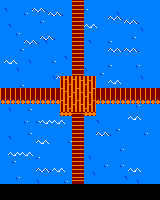

This game map was drawn from its Tiled (.tmx) file and the tilesets committed beside it. A one-line description and the full map source follow:
An orthogonal 40x50 tile map with 4x4 px tiles, 1 tile layer (Capa de Patrones 1).

<map version="1.0" tiledversion="1.0.3" orientation="orthogonal" renderorder="right-down" width="40" height="50" tilewidth="4" tileheight="4" nextobjectid="1">
 <tileset firstgid="1" source="tiles.tsx" />
 <layer name="Capa de Patrones 1" width="40" height="50">
  <data encoding="csv">
45,45,45,45,45,45,45,45,45,45,45,45,45,45,45,45,45,45,189,190,191,45,45,45,45,45,45,45,45,45,45,45,45,45,45,45,45,45,45,45,
45,45,45,45,45,45,45,45,45,45,45,45,45,45,45,45,45,45,189,190,191,45,45,45,45,45,45,45,45,45,45,45,45,45,45,45,45,45,45,45,
45,5,45,45,45,45,45,45,36,37,38,39,45,45,45,45,45,45,189,190,191,25,45,45,45,45,45,45,45,45,45,45,45,45,45,45,45,45,45,45,
45,45,45,45,45,45,25,45,45,45,45,45,36,37,38,39,45,45,189,190,191,45,45,45,45,45,45,45,45,5,45,45,45,45,45,45,45,45,45,45,
45,45,45,45,45,45,45,45,45,45,45,45,45,45,45,45,45,45,189,190,191,45,45,45,45,45,45,36,37,38,39,45,45,45,45,45,45,45,45,45,
45,45,45,45,45,45,45,45,45,45,25,45,45,45,45,45,45,45,189,190,191,45,45,45,45,45,45,45,45,45,45,36,37,38,39,45,45,45,45,45,
45,45,5,45,45,45,45,45,45,45,45,45,45,45,45,45,45,45,189,190,191,16,17,18,19,45,45,45,45,45,45,45,45,45,45,45,45,45,45,45,
45,45,45,45,45,45,45,45,45,45,45,45,45,45,45,45,45,45,189,190,191,45,45,45,45,45,45,45,45,45,45,45,45,45,45,5,45,45,45,45,
45,45,45,45,25,45,45,45,45,45,45,45,45,45,45,45,45,45,189,190,191,45,45,45,45,45,45,45,45,45,45,45,45,45,45,45,45,45,45,45,
45,45,45,45,45,45,45,45,45,45,36,37,38,39,45,45,45,45,189,190,191,45,45,45,45,45,45,45,45,45,45,45,45,25,45,45,45,45,45,45,
45,45,45,45,45,45,36,37,38,39,45,5,45,45,45,45,45,45,189,190,191,45,5,45,45,45,45,25,45,45,45,45,45,45,45,45,45,45,45,45,
45,45,45,45,45,45,45,45,45,45,45,45,45,45,45,45,45,45,189,190,191,45,45,45,45,45,45,45,45,45,45,45,45,45,45,45,45,45,45,45,
45,45,45,45,45,25,45,45,45,45,45,45,45,45,45,45,45,45,189,190,191,45,45,45,45,45,45,36,37,38,39,36,37,38,39,45,45,45,45,45,
45,45,45,45,45,45,45,45,45,45,45,45,45,45,45,45,45,45,189,190,191,45,45,45,45,45,45,45,45,45,45,45,45,45,45,45,45,45,45,45,
45,45,45,45,45,45,45,45,45,45,45,45,45,45,45,45,5,45,189,190,191,45,45,45,45,45,45,45,45,45,45,45,45,45,45,45,45,45,45,45,
45,16,17,18,19,45,45,5,45,45,45,45,45,25,45,45,45,45,189,190,191,45,45,45,45,45,45,45,45,45,45,45,45,45,45,45,45,45,45,45,
45,45,45,45,45,45,45,45,45,45,45,45,45,45,45,45,45,45,189,190,191,45,45,45,45,45,45,25,45,45,45,45,45,45,25,45,45,45,45,45,
45,45,45,45,5,45,45,45,45,45,45,45,45,45,45,45,45,45,189,190,191,5,45,45,45,45,45,45,45,45,45,45,45,45,45,45,45,45,45,45,
45,45,45,45,45,45,45,45,45,45,45,45,45,45,45,45,45,45,209,210,211,45,45,45,45,25,45,45,45,45,45,45,45,45,45,45,45,45,45,45,
45,45,45,45,45,45,45,45,45,45,45,45,45,5,36,76,77,78,77,96,96,96,96,78,45,45,45,45,45,45,45,45,45,45,45,5,45,45,45,45,
45,45,45,45,45,45,45,45,45,45,45,45,45,45,45,96,97,98,96,96,118,96,118,96,45,45,45,16,17,18,19,45,45,45,45,45,45,45,45,45,
45,45,45,45,45,25,45,45,45,45,45,45,45,45,45,116,117,118,96,96,96,118,96,96,45,45,45,45,45,45,45,45,45,45,45,45,45,45,45,45,
152,153,154,155,156,152,153,154,155,156,152,153,154,155,156,136,77,78,96,118,96,96,96,118,156,152,153,154,155,156,152,153,154,155,156,152,153,154,155,156,
172,173,174,175,176,172,173,174,175,176,172,173,174,175,176,96,97,98,118,96,118,96,118,96,176,172,173,174,175,176,172,173,174,175,176,172,173,174,175,176,
192,193,194,195,196,192,193,194,195,196,192,193,194,195,196,116,117,118,96,96,96,118,96,96,196,192,193,194,195,196,192,193,194,195,196,192,193,194,195,196,
212,213,214,215,216,212,213,214,215,216,212,213,214,215,216,118,137,138,96,118,96,137,138,118,216,212,213,214,215,216,212,213,214,215,216,212,213,214,215,216,
45,45,45,45,45,45,45,45,45,45,45,45,45,45,45,96,118,98,118,96,118,96,118,96,45,45,45,45,45,45,45,45,45,45,25,45,45,45,45,45,
45,45,5,45,45,45,45,25,45,45,45,45,45,45,45,116,117,118,96,96,116,118,117,96,45,45,45,45,45,45,45,45,45,45,45,45,45,45,45,45,
45,45,45,45,45,45,45,45,45,45,45,45,45,45,45,216,216,216,189,190,191,216,216,216,45,45,45,45,45,45,45,45,45,45,45,45,45,45,45,45,
45,45,45,45,45,45,45,45,45,45,45,45,45,45,45,45,45,45,189,190,191,45,45,45,45,45,45,45,45,45,45,45,16,17,18,19,45,45,45,45,
45,45,45,45,45,45,25,45,45,25,16,17,18,16,17,18,19,45,189,190,191,45,45,45,5,45,45,45,45,45,45,45,45,45,45,45,45,45,45,45,
45,45,45,45,45,45,45,45,45,45,45,45,45,45,45,45,45,45,189,190,191,45,45,45,45,45,45,45,45,45,45,45,45,45,45,45,45,45,45,45,
45,45,45,45,45,45,45,45,45,45,45,45,45,45,45,45,45,45,189,190,191,45,45,45,45,45,45,45,45,25,45,45,45,45,45,45,45,45,45,45,
45,45,45,45,45,45,45,25,45,45,45,45,45,45,45,45,45,45,189,190,191,45,45,45,36,37,38,39,45,45,45,45,45,45,45,45,25,45,45,45,
45,45,5,45,45,45,45,45,45,45,45,45,45,45,45,45,45,45,189,190,191,45,45,45,45,45,45,45,45,45,45,45,45,45,45,45,45,45,45,45,
45,45,45,45,45,45,45,45,45,16,17,18,19,45,45,45,45,25,189,190,191,45,45,45,45,45,45,45,45,45,45,45,45,45,45,45,45,45,45,45,
45,45,45,45,45,45,45,45,45,45,45,45,45,45,45,45,45,45,189,190,191,45,45,45,45,45,45,45,45,45,45,45,45,45,45,45,45,45,45,45,
45,45,45,45,45,45,45,45,45,45,45,45,45,45,45,45,45,45,189,190,191,45,45,45,45,45,45,45,45,45,25,45,45,45,45,45,45,45,45,45,
45,45,16,17,18,16,17,18,19,45,45,45,45,45,45,45,45,45,189,190,191,45,45,45,45,45,45,45,45,45,45,45,45,45,45,45,45,45,45,45,
45,45,45,45,45,45,45,45,45,25,45,45,45,45,45,45,45,45,189,190,191,45,5,45,45,45,45,45,45,45,45,45,45,45,45,45,45,45,45,45,
45,45,45,25,45,45,45,45,45,45,45,45,45,45,45,45,45,45,189,190,191,45,45,45,45,45,45,45,45,45,45,45,45,45,45,45,45,45,45,45,
45,45,45,45,45,45,45,45,45,45,45,45,45,45,45,45,45,45,189,190,191,45,45,45,45,45,25,45,45,45,25,45,45,45,45,45,45,45,45,45,
45,45,45,45,45,45,45,45,45,36,37,38,39,16,17,18,19,45,189,190,191,45,45,45,45,45,45,45,45,45,45,45,16,17,18,19,45,45,45,45,
45,45,45,45,45,45,45,45,45,45,45,45,45,45,45,45,45,45,189,190,191,45,45,5,45,45,45,45,45,45,45,45,45,45,45,45,45,45,45,45,
45,45,45,45,25,45,45,45,45,45,45,45,45,45,45,45,45,45,189,190,191,45,45,45,45,45,45,45,45,45,45,5,45,45,45,45,45,45,45,45,
45,45,45,45,45,45,45,45,45,5,45,45,45,45,45,45,25,45,169,170,171,45,45,45,45,45,45,45,45,45,45,45,45,45,5,45,45,45,45,45,
56,56,56,56,56,56,56,56,56,56,56,56,56,56,56,56,56,56,56,56,56,56,56,56,56,56,56,56,56,56,56,56,56,56,56,56,56,56,56,56,
56,56,56,56,56,56,56,56,56,56,56,56,56,56,56,56,56,56,56,56,56,56,56,56,56,56,56,56,56,56,56,56,56,56,56,56,56,56,56,56,
56,56,56,56,56,56,56,56,56,56,56,56,56,56,56,56,56,56,56,56,56,56,56,56,56,56,56,56,56,56,56,56,56,56,56,56,56,56,56,56,
56,56,56,56,56,56,56,56,56,56,56,56,56,56,56,56,56,56,56,56,56,56,56,56,56,56,56,56,56,56,56,56,56,56,56,56,56,56,56,56
</data>
 </layer>
</map>